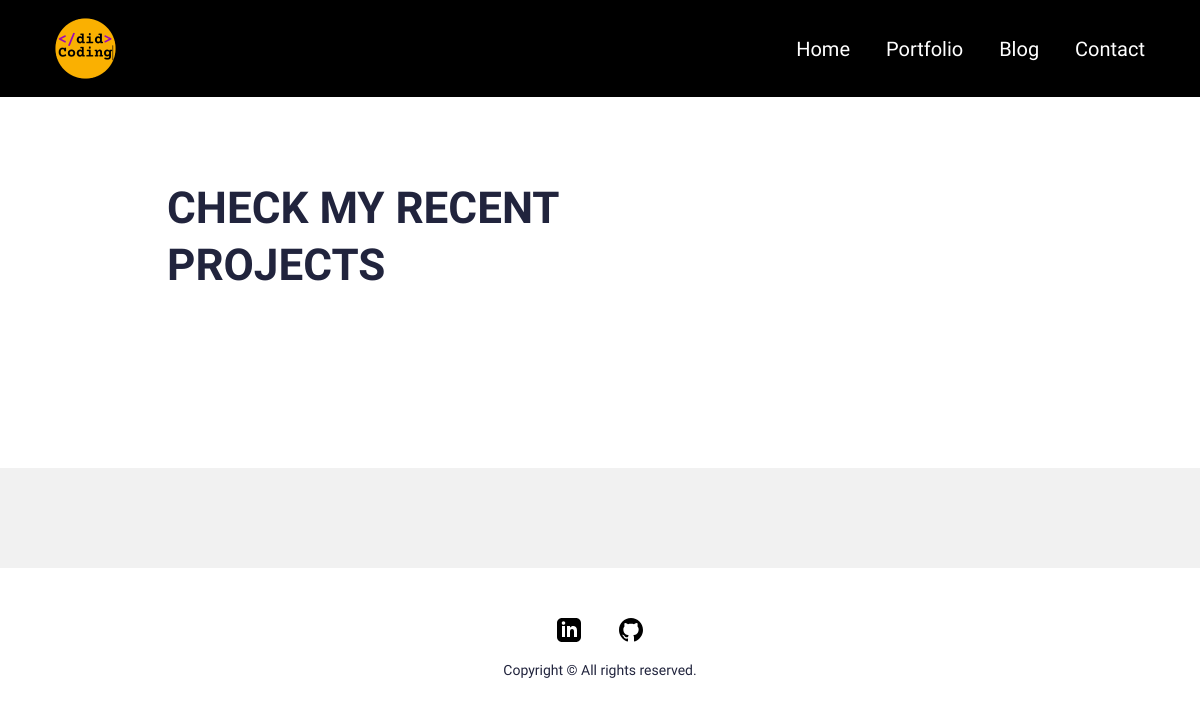
Page /portfolio/ on the earlier database version.
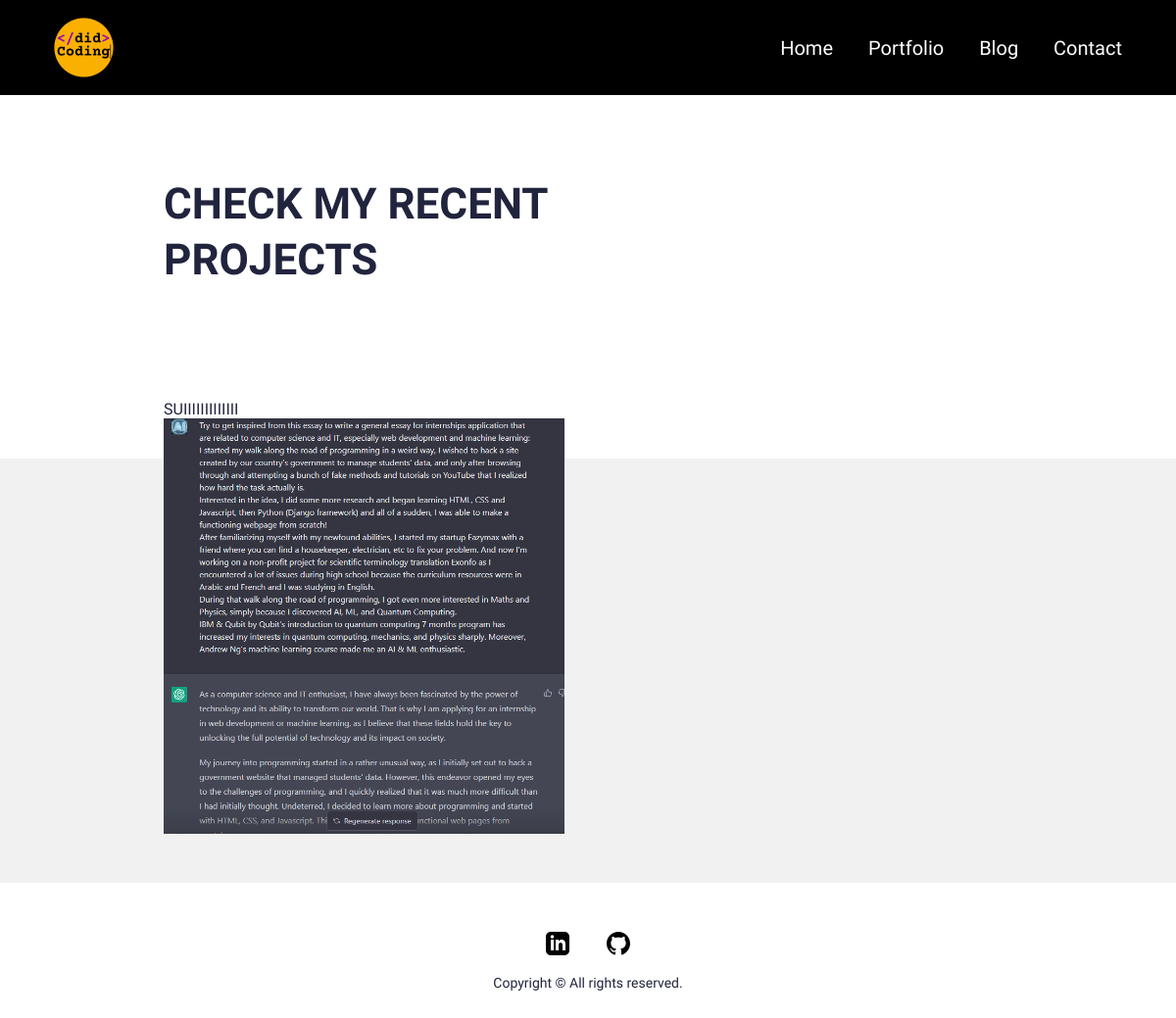
Same page on the later database version.
### main/models.py (models this page shows, shortened)
class Portfolio(models.Model):
    class Meta:
        verbose_name_plural = 'Portfolio Profiles'
        verbose_name = 'Portfolio'
        ordering = ["name"]
    date = models.DateTimeField(blank=True, null=True)
    name = models.CharField(max_length=200, blank=True, null=True)
    description = models.CharField(max_length=500, blank=True, null=True)
    body = RichTextField(blank=True, null=True)
    image = models.ImageField(blank=True, null=True, upload_to="portfolio")
    slug = models.SlugField(null=True, blank=True)
    is_active = models.BooleanField(default=True)

### main/views.py (the view)
# urls.py: path('portfolio/', views.portfolio, name="portfolio"),
def portfolio(request):
	portfolios = Portfolio.objects.filter(is_active=True)
	context = {
		'portfolios': portfolios,
		'title': 'Portfolio',
	}
	return render(request,'portfolio.html',context)

### main/templates/portfolio.html (shortened to what this page needs)
{% extends 'base.html' %}
{% load static %}
{% block content %}
<section>
  <div class="innerPageBannerCol">
    <div class="container">
      <div class="row g-4 g-md-3  align-items-center">
        <div class="col-md-6">
          <div class="bannerContent">
            <h1 class="xlTitle pb-md-3">CHECK MY RECENT PROJECTS</h1>
          </div>
        </div>
      </div>
    </div>
  </div>
</section>
<section>
  <div class="lightBg">
    <div class="container">
      <div class="portfolioContentMain">
        <div class="row g-3 g-md-4 g-lg-5 portfolioRow">
          {% for portfolio in portfolios %}
          <div class="col-md-6 pColMain">
            <div class="pCol">
              <a href="{% url 'portfolio_detail' portfolio.id %}"> {{portfolio.name}} </a>
              <br>
              <img src="{{portfolio.image.url}}" alt="..." class="pImg">
            </div>
          </div>
          {% endfor %}
        </div>
      </div>
    </div>
  </div>
</section>
{% endblock%}

Differences in the rows shown:
added Portfolio: name "SUIIIIIIIIIIIII", image (picture)
